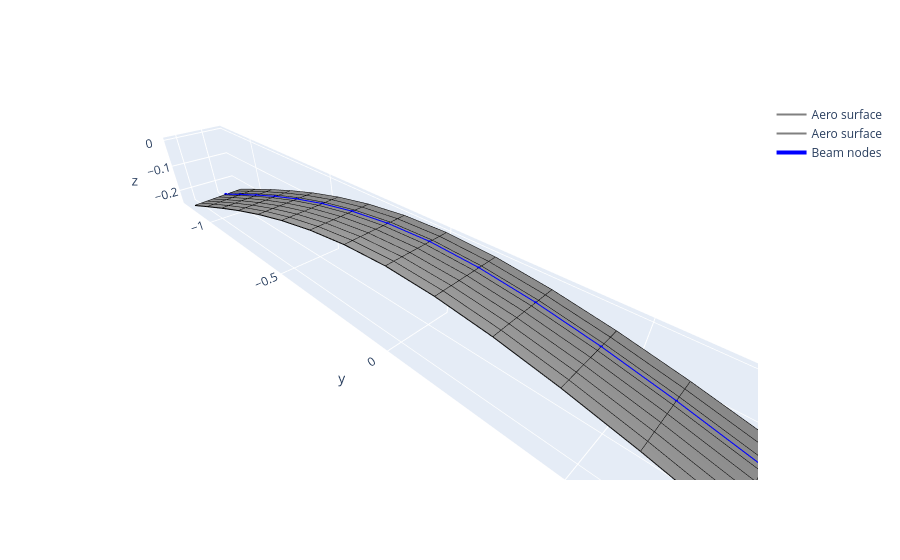

The code cell stored with this chart in its notebook:
### Code cell
wake_length = 50
chord = 0.2
num_chord_panels = number_chordwise_panels
WSP = 20
dt = chord/num_chord_panels/WSP
wake_panels = int(wake_length*chord/dt)
pu.plot_timestep(sharpy_output, tstep=-1, minus_mstar=(wake_panels - 6), plotly=True, custom_scaling=False, z_compression=0.5).update_layout(scene=dict(aspectmode='data')).show()
